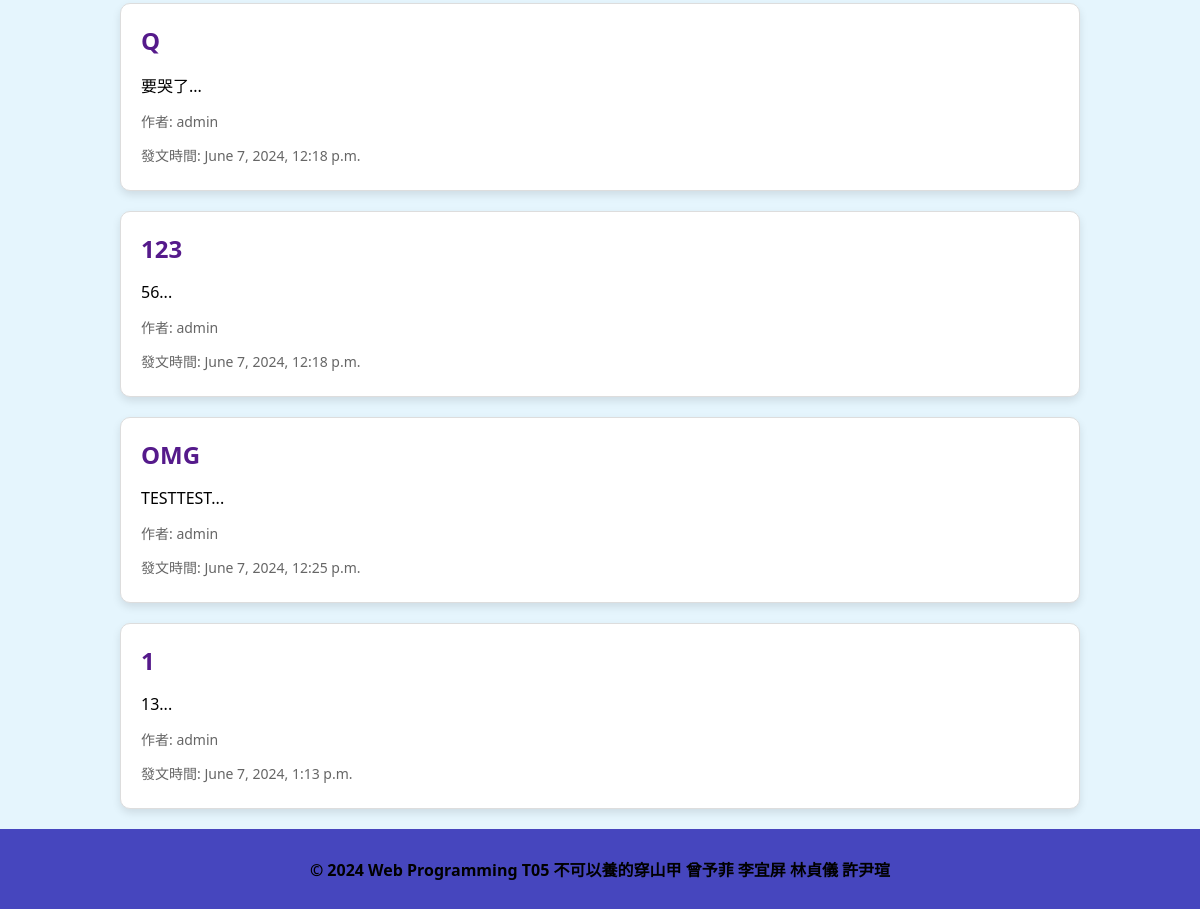
The app's page / (lower part), older data.
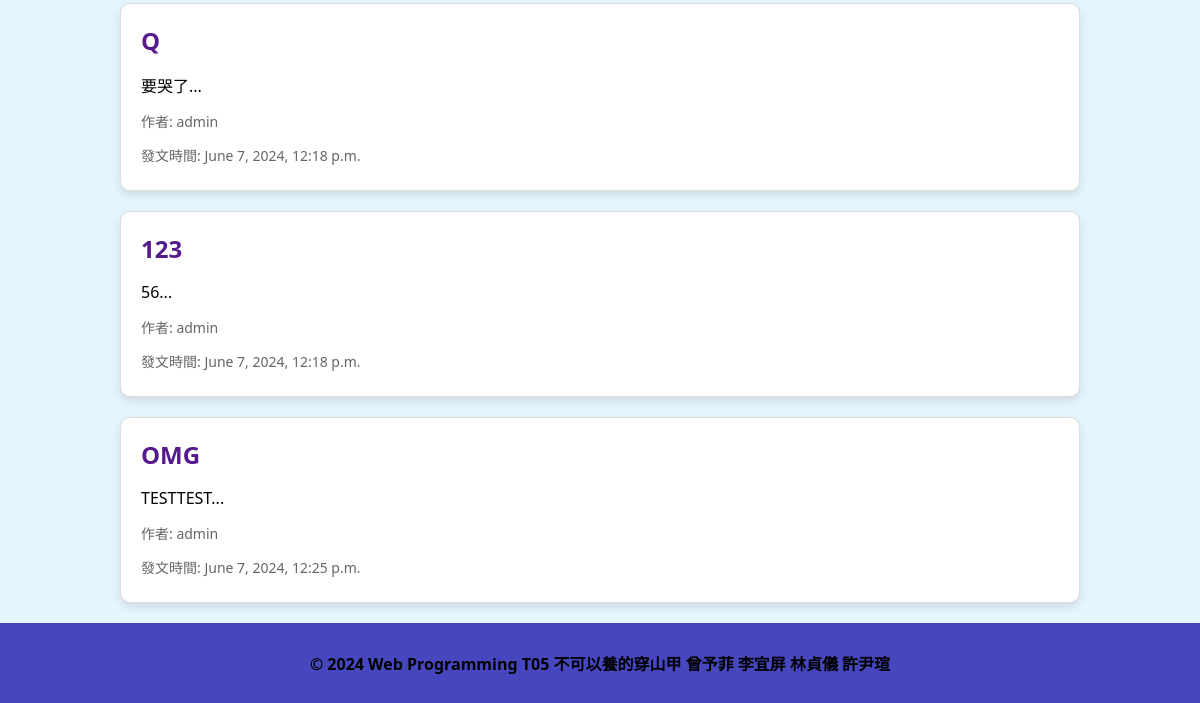
The same page, newer data.
### travel/models.py (models this page shows, shortened)
class Post(models.Model):
    user = models.ForeignKey(User, on_delete=models.CASCADE, related_name='posts', verbose_name="發文者")
    title = models.CharField(max_length=10, verbose_name="文章標題")
    description = models.TextField(verbose_name="文章內容")
    created_at = models.DateTimeField(default=timezone.now, verbose_name="發文時間")
    pictures = models.ManyToManyField(Picture, related_name='posts', verbose_name="內文圖片")

### travel/views.py (the view)
# urls.py: 2. Add a URL to urlpatterns:  path('', views.home, name='home')
def home(request):
    posts = Post.objects.all()
    return render(request, 'home.html', {'posts': posts})

### travel/templates/home.html (shortened to what this page needs)
{% extends "Mama.html" %}
{% load static %}
{% block CSS %}
    <link rel="stylesheet" type="text/css" href="{% static 'css/home.css' %}">
{% endblock %}
{% block content %}
<div class="post-list">
    {% for post in posts %}
    <div class="post-item">
        <h2 class="post-title"><a class="post" href="">{{ post.title }}</a></h2>
        <p class="post-description">{{ post.description|slice:":30" }}...</p>
        <p class="post-author">作者: {{ post.user.username }}</p>
        <p class="post-date">發文時間: {{ post.created_at }}</p>
    </div>
    {% endfor %}
</div>
{% endblock %}

### travel/templates/Mama.html (shortened to what this page needs)
<!DOCTYPE html>
<html lang="en">
<head>
    {% load static %}
    <link rel="stylesheet" type="text/css" href="{% static 'css/mama.css' %}" >
    {% block CSS %}{% endblock %}
</head>
<body>
    {% block content %}{% endblock %}
    <div class="bottom">
        <p>&copy; 2024 Web Programming T05 不可以養的穿山甲 曾予菲 李宜屏 林貞儀 許尹瑄</p>
    </div>
</body>
</html>

### static/css/mama.css (style rules this page uses)
* { box-sizing: border-box; font-family: system-ui, -apple-system, BlinkMacSystemFont, 'Segoe UI', Roboto, Oxygen, Ubuntu, Cantarell, 'Open Sans', 'Helvetica Neue', sans-serif; }
body { margin: 0; padding: 0; display: flex; flex-direction: column; }
.bottom { background-color: rgb(70, 70, 190); height: 80px; text-align: center; align-content: center; font-weight: bold; }

### static/css/home.css (style rules this page uses)
.post-list { list-style: none; margin: 0 auto; width: 80%; padding: 0; }
.post-item { background-color: #ffffff; border: 1px solid #ddd; margin-bottom: 20px; border-radius: 10px; padding: 20px; box-shadow: 0 4px 8px rgba(0, 0, 0, 0.1); }
.post-title { font-size: 24px; margin-top: 0; margin-bottom: 10px; }
body { background-color: #e5f5fd; }
a.post { text-decoration:none }
.post-description { font-size: 16px; margin-bottom: 10px; }
.post-author, .post-date { font-size: 14px; color: #666; margin-bottom: 5px; }

Row changes from the older to the newer data that the page shows:
removed Post: title "1", description "13", user.username "admin", created_at "June 7, 2024, 1:13 p.m."
